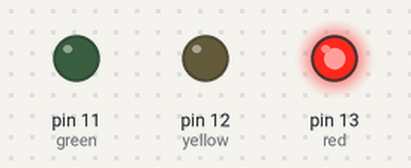
Simulated run of this sketch. Board: Arduino Uno, built with avr-gcc and run on an emulated ATmega328P. On the bench: output pins drawn as LEDs (lit = HIGH).

Above: at 2.5 s.
At 10.2 s:
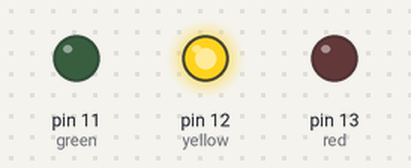
At 18.5 s:
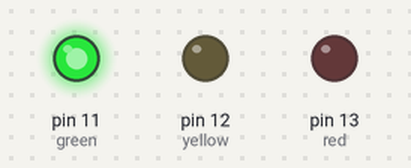
At 26.7 s:
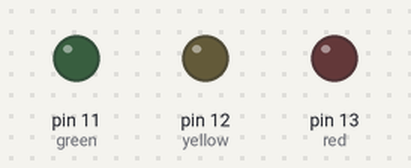
Timing chart, 0 to 27.3 s (numbered marks = the images above):
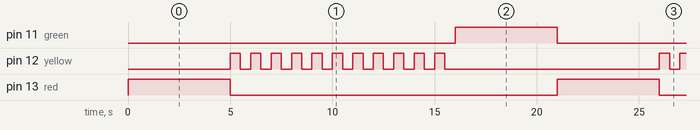

The sketch:

images_jpg.ino
```cpp
const int red=13;
const int yellow=12;
const int green=11;
void setup() {
  // put your setup code here, to run once:
  pinMode(red,OUTPUT);
  pinMode(green,OUTPUT);
  pinMode(yellow,OUTPUT);

}

void loop() {
  // put your main code here, to run repeatedly:
  digitalWrite(red,HIGH);
  delay(5000);
  digitalWrite(red,LOW);
  for(int i=0;i<=10;i++)
  {
    digitalWrite(yellow,HIGH);
    delay(500);
    digitalWrite(yellow,LOW);
    delay(500);
  }
  digitalWrite(green,HIGH);
  delay(5000);
  digitalWrite(green,LOW);

}
```

Measured:
- by itself, pin 11 (green), pin 13 (red): alternates HIGH for 5.0 s and LOW for 16.0 s
- by itself, pin 12 (yellow): repeats every 21.0 s: HIGH 0.50 s, LOW 10.5 s, 10 × (HIGH 0.50 s, LOW 0.50 s)
- by itself, everything shown: repeats every 21.0 s, in 25 steps
